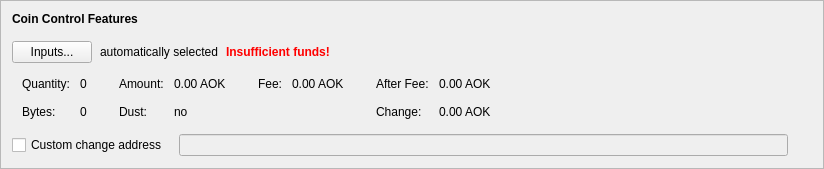
      <widget class="QFrame" name="frameCoinControl">
       <property name="sizePolicy">
        <sizepolicy hsizetype="Preferred" vsizetype="Fixed">
         <horstretch>0</horstretch>
         <verstretch>0</verstretch>
        </sizepolicy>
       </property>
       <property name="frameShape">
        <enum>QFrame::StyledPanel</enum>
       </property>
       <property name="frameShadow">
        <enum>QFrame::Raised</enum>
       </property>
       <layout class="QVBoxLayout" name="verticalLayout_4">
        <item>
         <layout class="QVBoxLayout" name="verticalLayoutCoinControl" stretch="0,0,0,0,0">
          <property name="spacing">
           <number>0</number>
          </property>
          <property name="sizeConstraint">
           <enum>QLayout::SetDefaultConstraint</enum>
          </property>
          <property name="leftMargin">
           <number>0</number>
          </property>
          <property name="topMargin">
           <number>0</number>
          </property>
          <item>
           <layout class="QHBoxLayout" name="horizontalLayoutCoinControl1">
            <property name="bottomMargin">
             <number>15</number>
            </property>
            <item>
             <widget class="QLabel" name="labelCoinControlFeatures">
              <property name="sizePolicy">
               <sizepolicy hsizetype="Preferred" vsizetype="Maximum">
                <horstretch>0</horstretch>
                <verstretch>0</verstretch>
               </sizepolicy>
              </property>
              <property name="font">
               <font>
                <weight>57</weight>
                <bold>false</bold>
               </font>
              </property>
              <property name="styleSheet">
               <string notr="true">font-weight:500;</string>
              </property>
              <property name="text">
               <string>Coin Control Features</string>
              </property>
             </widget>
            </item>
           </layout>
          </item>
          <item>
           <layout class="QHBoxLayout" name="horizontalLayoutCoinControl2" stretch="0,0,0,0">
            <property name="spacing">
             <number>8</number>
            </property>
            <property name="bottomMargin">
             <number>10</number>
            </property>
            <item>
             <widget class="QPushButton" name="pushButtonCoinControl">
              <property name="styleSheet">
               <string notr="true"/>
              </property>
              <property name="text">
               <string>Inputs...</string>
              </property>
              <property name="autoDefault">
               <bool>false</bool>
              </property>
             </widget>
            </item>
            <item>
             <widget class="QLabel" name="labelCoinControlAutomaticallySelected">
              <property name="text">
               <string>automatically selected</string>
              </property>
              <property name="margin">
               <number>5</number>
              </property>
             </widget>
            </item>
            <item>
             <widget class="QLabel" name="labelCoinControlInsuffFunds">
              <property name="font">
               <font>
                <weight>57</weight>
                <bold>false</bold>
               </font>
              </property>
              <property name="styleSheet">
               <string notr="true">color:red;font-weight:500;</string>
              </property>
              <property name="text">
               <string>Insufficient funds!</string>
              </property>
              <property name="margin">
               <number>5</number>
              </property>
             </widget>
            </item>
            <item>
             <spacer name="horizontalSpacerCoinControl">
              <property name="orientation">
               <enum>Qt::Horizontal</enum>
              </property>
              <property name="sizeHint" stdset="0">
               <size>
                <width>40</width>
                <height>1</height>
               </size>
              </property>
             </spacer>
            </item>
           </layout>
          </item>
          <item>
           <widget class="QWidget" name="widgetCoinControl" native="true">
            <property name="sizePolicy">
             <sizepolicy hsizetype="Preferred" vsizetype="Preferred">
              <horstretch>0</horstretch>
              <verstretch>0</verstretch>
             </sizepolicy>
            </property>
            <property name="minimumSize">
             <size>
              <width>0</width>
              <height>0</height>
             </size>
            </property>
            <property name="styleSheet">
             <string notr="true"/>
            </property>
            <layout class="QHBoxLayout" name="horizontalLayoutCoinControl5">
             <property name="leftMargin">
              <number>0</number>
             </property>
             <property name="topMargin">
              <number>0</number>
             </property>
             <property name="rightMargin">
              <number>0</number>
             </property>
             <property name="bottomMargin">
              <number>0</number>
             </property>
             <item>
              <layout class="QHBoxLayout" name="horizontalLayoutCoinControl3" stretch="0,0,0,1">
               <property name="spacing">
                <number>20</number>
               </property>
               <property name="topMargin">
                <number>0</number>
               </property>
               <property name="bottomMargin">
                <number>10</number>
               </property>
               <item>
                <layout class="QFormLayout" name="formLayoutCoinControl1">
                 <property name="horizontalSpacing">
                  <number>10</number>
                 </property>
                 <property name="verticalSpacing">
                  <number>14</number>
                 </property>
                 <property name="leftMargin">
                  <number>10</number>
                 </property>
                 <property name="topMargin">
                  <number>4</number>
                 </property>
                 <property name="rightMargin">
                  <number>6</number>
                 </property>
                 <item row="0" column="0">
                  <widget class="QLabel" name="labelCoinControlQuantityText">
                   <property name="font">
                    <font>
                     <weight>57</weight>
                     <bold>false</bold>
                    </font>
                   </property>
                   <property name="text">
                    <string>Quantity:</string>
                   </property>
                   <property name="margin">
                    <number>0</number>
                   </property>
                  </widget>
                 </item>
                 <item row="0" column="1">
                  <widget class="QLabel" name="labelCoinControlQuantity">
                   <property name="cursor">
                    <cursorShape>IBeamCursor</cursorShape>
                   </property>
                   <property name="contextMenuPolicy">
                    <enum>Qt::ActionsContextMenu</enum>
                   </property>
                   <property name="text">
                    <string notr="true">0</string>
                   </property>
                   <property name="margin">
                    <number>0</number>
                   </property>
                   <property name="textInteractionFlags">
                    <set>Qt::LinksAccessibleByMouse|Qt::TextSelectableByKeyboard|Qt::TextSelectableByMouse</set>
                   </property>
                  </widget>
                 </item>
                 <item row="1" column="0">
                  <widget class="QLabel" name="labelCoinControlBytesText">
                   <property name="font">
                    <font>
                     <weight>57</weight>
                     <bold>false</bold>
                    </font>
                   </property>
                   <property name="text">
                    <string>Bytes:</string>
                   </property>
                  </widget>
                 </item>
                 <item row="1" column="1">
                  <widget class="QLabel" name="labelCoinControlBytes">
                   <property name="cursor">
                    <cursorShape>IBeamCursor</cursorShape>
                   </property>
                   <property name="contextMenuPolicy">
                    <enum>Qt::ActionsContextMenu</enum>
                   </property>
                   <property name="text">
                    <string notr="true">0</string>
                   </property>
                   <property name="textInteractionFlags">
                    <set>Qt::LinksAccessibleByMouse|Qt::TextSelectableByKeyboard|Qt::TextSelectableByMouse</set>
                   </property>
                  </widget>
                 </item>
                </layout>
               </item>
               <item>
                <layout class="QFormLayout" name="formLayoutCoinControl2">
                 <property name="horizontalSpacing">
                  <number>10</number>
                 </property>
                 <property name="verticalSpacing">
                  <number>14</number>
                 </property>
                 <property name="leftMargin">
                  <number>6</number>
                 </property>
                 <property name="topMargin">
                  <number>4</number>
                 </property>
                 <property name="rightMargin">
                  <number>6</number>
                 </property>
                 <item row="0" column="0">
                  <widget class="QLabel" name="labelCoinControlAmountText">
                   <property name="font">
                    <font>
                     <weight>57</weight>
                     <bold>false</bold>
                    </font>
                   </property>
                   <property name="text">
                    <string>Amount:</string>
                   </property>
                   <property name="margin">
                    <number>0</number>
                   </property>
                  </widget>
                 </item>
                 <item row="0" column="1">
                  <widget class="QLabel" name="labelCoinControlAmount">
                   <property name="cursor">
                    <cursorShape>IBeamCursor</cursorShape>
                   </property>
                   <property name="contextMenuPolicy">
                    <enum>Qt::ActionsContextMenu</enum>
                   </property>
                   <property name="text">
                    <string notr="true">0.00 AOK</string>
                   </property>
                   <property name="textInteractionFlags">
                    <set>Qt::LinksAccessibleByMouse|Qt::TextSelectableByKeyboard|Qt::TextSelectableByMouse</set>
                   </property>
                  </widget>
                 </item>
                 <item row="1" column="0">
                  <widget class="QLabel" name="labelCoinControlLowOutputText">
                   <property name="font">
                    <font>
                     <weight>57</weight>
                     <bold>false</bold>
                    </font>
                   </property>
                   <property name="text">
                    <string>Dust:</string>
                   </property>
                  </widget>
                 </item>
                 <item row="1" column="1">
                  <widget class="QLabel" name="labelCoinControlLowOutput">
                   <property name="cursor">
                    <cursorShape>IBeamCursor</cursorShape>
                   </property>
                   <property name="contextMenuPolicy">
                    <enum>Qt::ActionsContextMenu</enum>
                   </property>
                   <property name="text">
                    <string notr="true">no</string>
                   </property>
                   <property name="textInteractionFlags">
                    <set>Qt::LinksAccessibleByMouse|Qt::TextSelectableByKeyboard|Qt::TextSelectableByMouse</set>
                   </property>
                  </widget>
                 </item>
                </layout>
               </item>
               <item>
                <layout class="QFormLayout" name="formLayoutCoinControl3">
                 <property name="horizontalSpacing">
                  <number>10</number>
                 </property>
                 <property name="verticalSpacing">
                  <number>14</number>
                 </property>
                 <property name="leftMargin">
                  <number>6</number>
                 </property>
                 <property name="topMargin">
                  <number>4</number>
                 </property>
                 <property name="rightMargin">
                  <number>6</number>
                 </property>
                 <item row="0" column="0">
                  <widget class="QLabel" name="labelCoinControlFeeText">
                   <property name="font">
                    <font>
                     <weight>57</weight>
                     <bold>false</bold>
                    </font>
                   </property>
                   <property name="text">
                    <string>Fee:</string>
                   </property>
                   <property name="margin">
                    <number>0</number>
                   </property>
                  </widget>
                 </item>
                 <item row="0" column="1">
                  <widget class="QLabel" name="labelCoinControlFee">
                   <property name="cursor">
                    <cursorShape>IBeamCursor</cursorShape>
                   </property>
                   <property name="contextMenuPolicy">
                    <enum>Qt::ActionsContextMenu</enum>
                   </property>
                   <property name="text">
                    <string notr="true">0.00 AOK</string>
                   </property>
                   <property name="textInteractionFlags">
                    <set>Qt::LinksAccessibleByMouse|Qt::TextSelectableByKeyboard|Qt::TextSelectableByMouse</set>
                   </property>
                  </widget>
                 </item>
                </layout>
               </item>
               <item>
                <layout class="QFormLayout" name="formLayoutCoinControl4">
                 <property name="horizontalSpacing">
                  <number>10</number>
                 </property>
                 <property name="verticalSpacing">
                  <number>14</number>
                 </property>
                 <property name="leftMargin">
                  <number>6</number>
                 </property>
                 <property name="topMargin">
                  <number>4</number>
                 </property>
                 <property name="rightMargin">
                  <number>6</number>
                 </property>
                 <item row="0" column="0">
                  <widget class="QLabel" name="labelCoinControlAfterFeeText">
                   <property name="font">
                    <font>
                     <weight>57</weight>
                     <bold>false</bold>
                    </font>
                   </property>
                   <property name="text">
                    <string>After Fee:</string>
                   </property>
                   <property name="margin">
                    <number>0</number>
                   </property>
                  </widget>
                 </item>
                 <item row="0" column="1">
                  <widget class="QLabel" name="labelCoinControlAfterFee">
                   <property name="cursor">
                    <cursorShape>IBeamCursor</cursorShape>
                   </property>
                   <property name="contextMenuPolicy">
                    <enum>Qt::ActionsContextMenu</enum>
                   </property>
                   <property name="text">
                    <string notr="true">0.00 AOK</string>
                   </property>
                   <property name="textInteractionFlags">
                    <set>Qt::LinksAccessibleByMouse|Qt::TextSelectableByKeyboard|Qt::TextSelectableByMouse</set>
                   </property>
                  </widget>
                 </item>
                 <item row="1" column="0">
                  <widget class="QLabel" name="labelCoinControlChangeText">
                   <property name="font">
                    <font>
                     <weight>57</weight>
                     <bold>false</bold>
                    </font>
                   </property>
                   <property name="text">
                    <string>Change:</string>
                   </property>
                  </widget>
                 </item>
                 <item row="1" column="1">
                  <widget class="QLabel" name="labelCoinControlChange">
                   <property name="cursor">
                    <cursorShape>IBeamCursor</cursorShape>
                   </property>
                   <property name="contextMenuPolicy">
                    <enum>Qt::ActionsContextMenu</enum>
                   </property>
                   <property name="text">
                    <string notr="true">0.00 AOK</string>
                   </property>
                   <property name="textInteractionFlags">
                    <set>Qt::LinksAccessibleByMouse|Qt::TextSelectableByKeyboard|Qt::TextSelectableByMouse</set>
                   </property>
                  </widget>
                 </item>
                </layout>
               </item>
              </layout>
             </item>
            </layout>
           </widget>
          </item>
          <item>
           <layout class="QHBoxLayout" name="horizontalLayoutCoinControl4" stretch="0,0,0">
            <property name="spacing">
             <number>12</number>
            </property>
            <property name="sizeConstraint">
             <enum>QLayout::SetDefaultConstraint</enum>
            </property>
            <property name="topMargin">
             <number>5</number>
            </property>
            <property name="rightMargin">
             <number>5</number>
            </property>
            <item>
             <widget class="QCheckBox" name="checkBoxCoinControlChange">
              <property name="toolTip">
               <string>If this is activated, but the change address is empty or invalid, change will be sent to a newly generated address.</string>
              </property>
              <property name="text">
               <string>Custom change address</string>
              </property>
             </widget>
            </item>
            <item>
             <widget class="QValidatedLineEdit" name="lineEditCoinControlChange">
              <property name="enabled">
               <bool>false</bool>
              </property>
              <property name="sizePolicy">
               <sizepolicy hsizetype="Expanding" vsizetype="Fixed">
                <horstretch>0</horstretch>
                <verstretch>0</verstretch>
               </sizepolicy>
              </property>
             </widget>
            </item>
            <item>
             <widget class="QLabel" name="labelCoinControlChangeLabel">
              <property name="sizePolicy">
               <sizepolicy hsizetype="Preferred" vsizetype="Expanding">
                <horstretch>0</horstretch>
                <verstretch>0</verstretch>
               </sizepolicy>
              </property>
              <property name="minimumSize">
               <size>
                <width>0</width>
                <height>0</height>
               </size>
              </property>
              <property name="text">
               <string/>
              </property>
              <property name="margin">
               <number>3</number>
              </property>
             </widget>
            </item>
           </layout>
          </item>
          <item>
           <spacer name="verticalSpacerCoinControl">
            <property name="orientation">
             <enum>Qt::Vertical</enum>
            </property>
            <property name="sizeType">
             <enum>QSizePolicy::Expanding</enum>
            </property>
            <property name="sizeHint" stdset="0">
             <size>
              <width>800</width>
              <height>1</height>
             </size>
            </property>
           </spacer>
          </item>
         </layout>
        </item>
       </layout>
      </widget>
